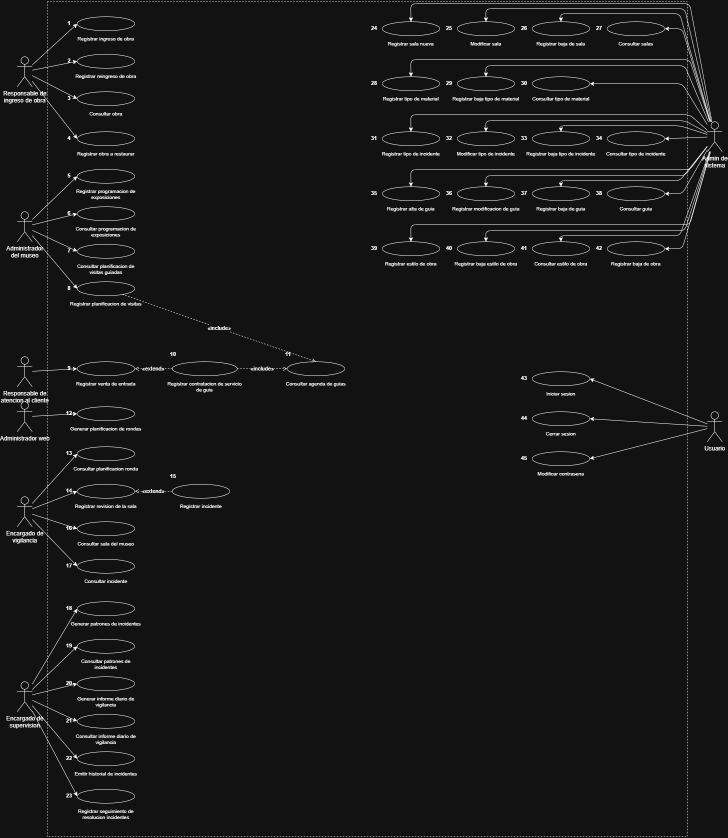
#> input picture scripts_y_notas/extracted_dcu_full.png, 1455 x 1675 px, found by its file name (shown at 1/2 size)
$ python create_grid_images.py
#> lines starting #> are read from the running program, lines starting #| are printed output that depends on the picture
# -*- coding: utf-8 -*-
from PIL import Image, ImageDraw, ImageFont

def draw_grid_with_coords(img_path, out_path):
#> called with img_path = 'scripts_y_notas/extracted_dcu_full.png', out_path = 'scripts_y_notas/dcu_with_grid.png'
    im = Image.open(img_path).convert('RGB')
#> im is the input picture: PIL image 1455x1675 RGB; min 18, max 255, mean 23
    w, h = im.size
#> w = 1455; h = 1675
    draw = ImageDraw.Draw(im)

    # Draw vertical lines every 10%
    for i in range(1, 10):
        x = int(w * i / 10)
        draw.line([(x, 0), (x, h)], fill=(255, 0, 0), width=2)
        draw.text((x + 4, 10), f"X={i*10}%", fill=(255, 0, 0))
        draw.text((x + 4, h - 30), f"X={i*10}%", fill=(255, 0, 0))

    # Draw horizontal lines every 10%
    for j in range(1, 10):
        y = int(h * j / 10)
        draw.line([(0, y), (w, y)], fill=(0, 0, 255), width=2)
        draw.text((10, y + 4), f"Y={j*10}%", fill=(0, 0, 255))
        draw.text((w - 70, y + 4), f"Y={j*10}%", fill=(0, 0, 255))

    im.save(out_path)
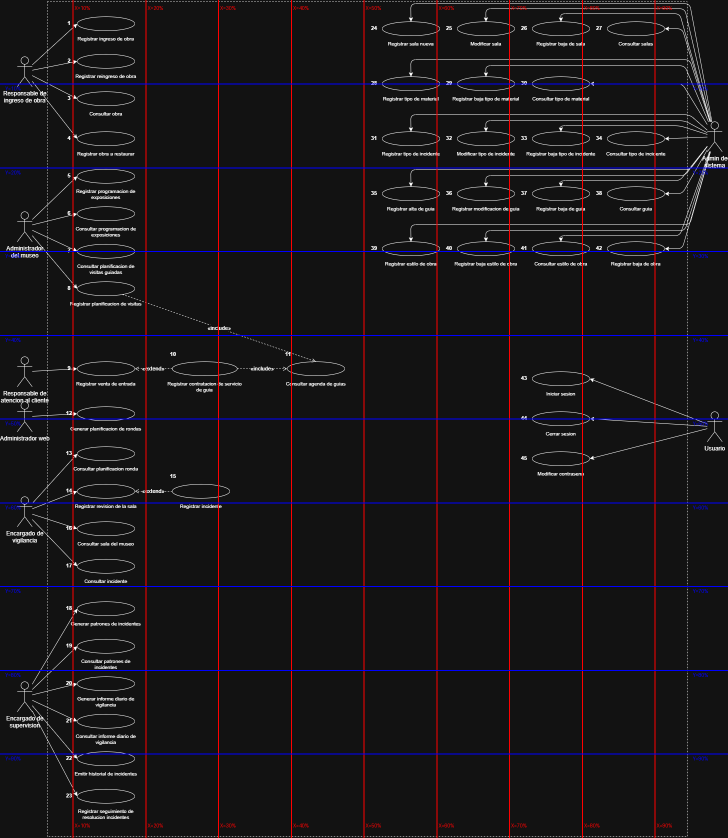
#> saved as dcu_with_grid.png: PIL image 1455x1675 RGB (shown at 1/2 size); mean R, G, B 25.7, 22.4, 25.3
    print(f"Saved {out_path} ({w}x{h})")
#| Saved scripts_y_notas/dcu_with_grid.png (1455x1675)

draw_grid_with_coords('scripts_y_notas/extracted_dcu_full.png', 'scripts_y_notas/dcu_with_grid.png')
draw_grid_with_coords('scripts_y_notas/extracted_dcd_full.png', 'scripts_y_notas/dcd_with_grid.png')
#> call 2 of draw_grid_with_coords, with img_path = 'scripts_y_notas/extracted_dcd_full.png', out_path = 'scripts_y_notas/dcd_with_grid.png'
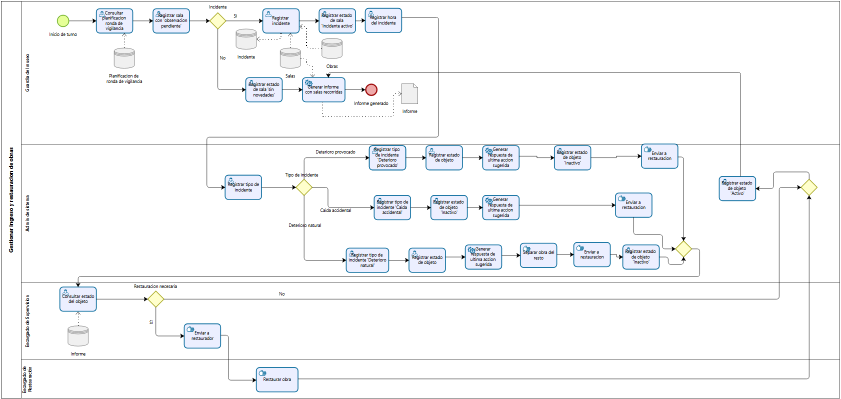
#> input picture scripts_y_notas/bpmn_oper_inspected.png, 1682 x 798 px, given in place of extracted_dcd_full.png, which was not available (shown at 1/2 size)
#> in draw_grid_with_coords, im is the input picture: PIL image 1682x798 RGB; mean R, G, B 246.4, 247.4, 248.6
#> in draw_grid_with_coords (call 2), `im.save(out_path)`:
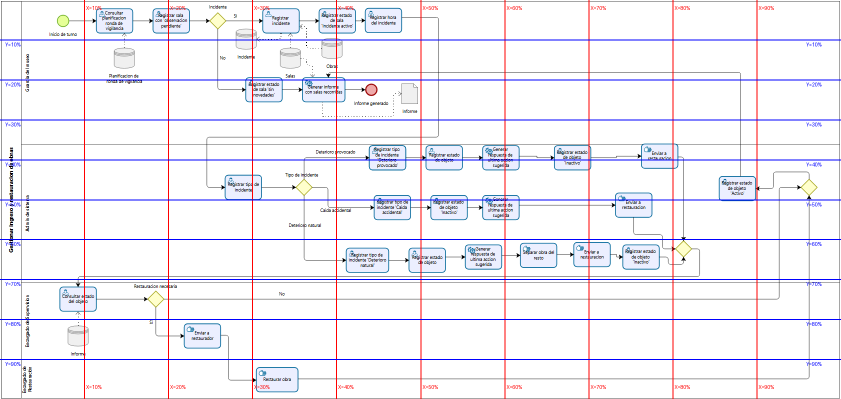
#> saved as dcd_with_grid.png: PIL image 1682x798 RGB (shown at 1/2 size); mean R, G, B 240.8, 238.9, 246.1
#| Saved scripts_y_notas/dcd_with_grid.png (1682x798)
